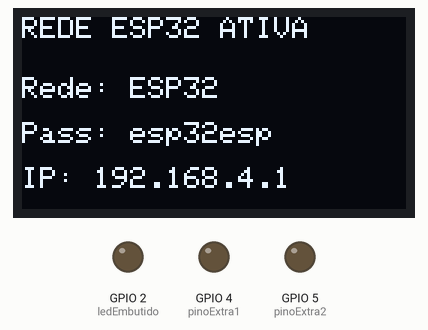
A sketch run on a simulated ESP32. On the bench: 128×64 one-colour display, output pins drawn as LEDs (lit = HIGH).

Above: at 0.1 s.

The sketch:

esp32_webserver_oled.ino
```cpp
// SCL VAI NO PINO D22 E SDA VAI NO PINO D21

#include <WiFi.h>
#include <WebServer.h>
#include <Wire.h>
#include <Adafruit_GFX.h>
#include <Adafruit_SSD1306.h>

#define LARGURA_TELA 128
#define ALTURA_TELA 64
#define OLED_RESET -1

Adafruit_SSD1306 display(LARGURA_TELA, ALTURA_TELA, &Wire, OLED_RESET);

// Credenciais da rede Wi-Fi do ESP32
const char* ssidAP = "ESP32";
const char* passwordAP = "esp32esp";

// Definição dos pinos que serão controlados
const int ledEmbutido = 2; // LED azul da própria placa
const int pinoExtra1 = 4;
const int pinoExtra2 = 5;

// Inicia o servidor web
WebServer server(80);

// Estrutura HTML da página com os botões
const char* htmlPage = R"rawliteral(
<!DOCTYPE html>
<html>
<head>
  <meta charset="UTF-8">
  <meta name="viewport" content="width=device-width, initial-scale=1.0">
  <title>Controle de Pinos ESP32</title>
  <style>
    body { font-family: Arial, sans-serif; text-align: center; margin-top: 30px; background-color: #222; color: #fff;}
    h1 { color: #4CAF50; }
    .linha-controle { margin-bottom: 20px; padding: 15px; background-color: #333; border-radius: 10px; display: inline-block; width: 90%; max-width: 400px; }
    .btn { display: inline-block; padding: 12px 20px; margin: 5px; font-size: 16px; font-weight: bold; color: #fff; background-color: #4CAF50; text-decoration: none; border-radius: 5px; width: 100px; }
    .btn-off { background-color: #f44336; }
    .btn:active { opacity: 0.7; }
  </style>
</head>
<body>
  <h1>Painel do ESP32</h1>

  <div class="linha-controle">
    <p>LED Embutido (Pino 2)</p>
    <a href="/acionar?pino=2&estado=1" class="btn">LIGAR</a>
    <a href="/acionar?pino=2&estado=0" class="btn btn-off">DESLIGAR</a>
  </div>

  <div class="linha-controle">
    <p>Dispositivo 1 (Pino 4)</p>
    <a href="/acionar?pino=4&estado=1" class="btn">LIGAR</a>
    <a href="/acionar?pino=4&estado=0" class="btn btn-off">DESLIGAR</a>
  </div>

  <div class="linha-controle">
    <p>Dispositivo 2 (Pino 5)</p>
    <a href="/acionar?pino=5&estado=1" class="btn">LIGAR</a>
    <a href="/acionar?pino=5&estado=0" class="btn btn-off">DESLIGAR</a>
  </div>

</body>
</html>
)rawliteral";

// Função para exibir a página principal
void handleRoot() {
  server.send(200, "text/html", htmlPage);
}

// Função executada quando um botão é clicado
void handleAcionar() {
  // Verifica se a URL contém os parâmetros "pino" e "estado"
  if (server.hasArg("pino") && server.hasArg("estado")) {
    int pino = server.arg("pino").toInt();
    int estado = server.arg("estado").toInt();

    // Atualiza o estado físico do pino na placa
    digitalWrite(pino, estado);
  }

  // Redireciona de volta para a página inicial para evitar que a tela fique em branco
  server.sendHeader("Location", "/");
  server.send(303);
}

void setup() {
  Serial.begin(115200);

  // Configura os pinos como saída (OUTPUT) e garante que iniciem desligados (LOW)
  pinMode(ledEmbutido, OUTPUT);
  pinMode(pinoExtra1, OUTPUT);
  pinMode(pinoExtra2, OUTPUT);
  digitalWrite(ledEmbutido, LOW);
  digitalWrite(pinoExtra1, LOW);
  digitalWrite(pinoExtra2, LOW);

  // Inicializa o display OLED
  if(!display.begin(SSD1306_SWITCHCAPVCC, 0x3C)) {
    Serial.println(F("Falha ao inicializar o OLED"));
    for(;;);
  }

  display.clearDisplay();
  display.setTextSize(1);
  display.setTextColor(SSD1306_WHITE);
  display.setCursor(0, 0);
  display.println("Criando Rede...");
  display.display();

  // Configura o ESP32 como Access Point
  WiFi.softAP(ssidAP, passwordAP);
  IPAddress IP = WiFi.softAPIP();

  // Configuração das rotas do Servidor Web
  server.on("/", handleRoot);          // Rota principal (A página HTML)
  server.on("/acionar", handleAcionar); // Rota invisível que processa os cliques dos botões
  server.begin();

  // Atualiza a tela OLED
  display.clearDisplay();
  display.setCursor(0, 0);
  display.println("REDE ESP32 ATIVA");

  display.setCursor(0, 20);
  display.print("Rede: ");
  display.println(ssidAP);

  display.setCursor(0, 35);
  display.print("Pass: ");
  display.println(passwordAP);

  display.setCursor(0, 50);
  display.print("IP: ");
  display.println(IP);

  display.display();
}

void loop() {
  // Mantém o servidor processando os cliques e acessos
  server.handleClient();
}
```
